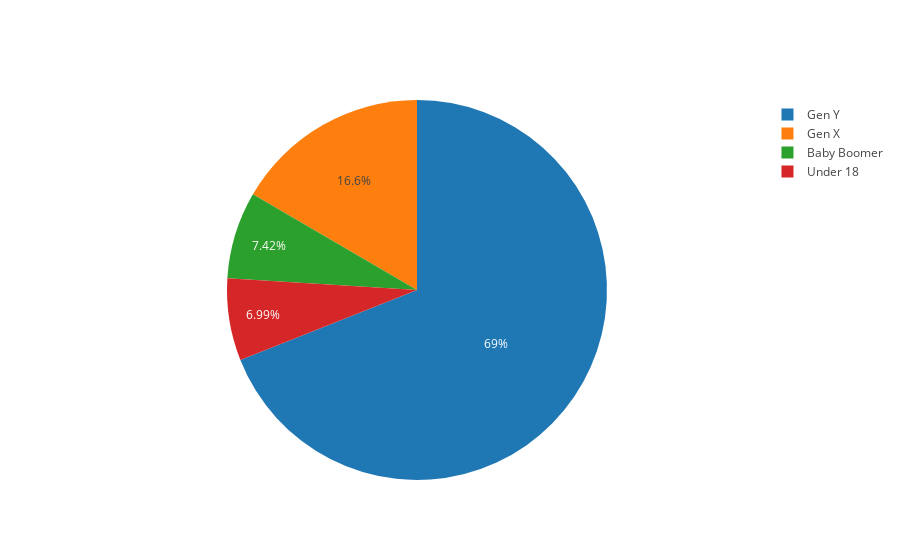

The notebook cell saved with this chart:
### Code cell
labels = ["Baby Boomer", "Gen X", "Gen Y", "Under 18"]
values = [17, 38, 158, 16]
trace = Pie(labels=labels, values=values)
iplot([trace])

### Figure 1 — Plotly figure (JSON) as saved in the notebook; plotly's stock layout.template omitted (floating-point values rounded to 4 significant figures)
{"data": [{"labels": ["Baby Boomer", "Gen X", "Gen Y", "Under 18"], "type": "pie", "values": [17, 38, 158, 16]}], "layout": {}}
